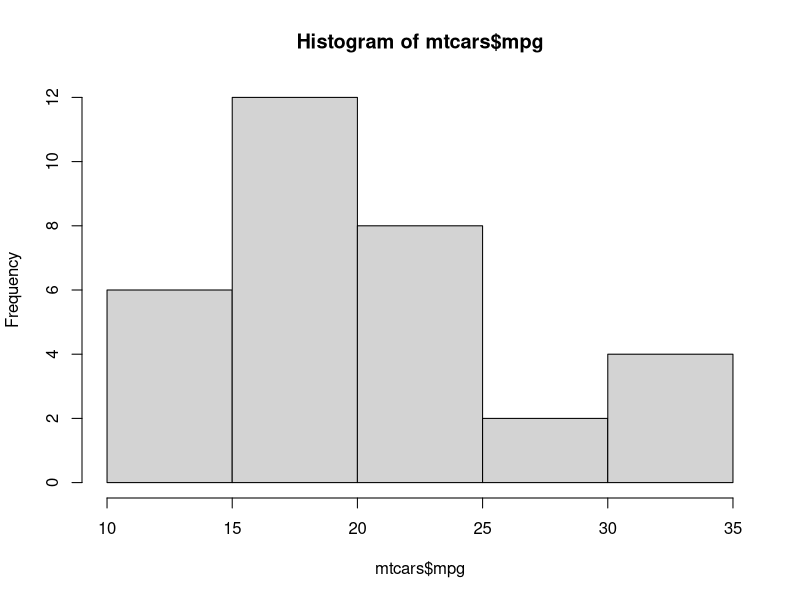
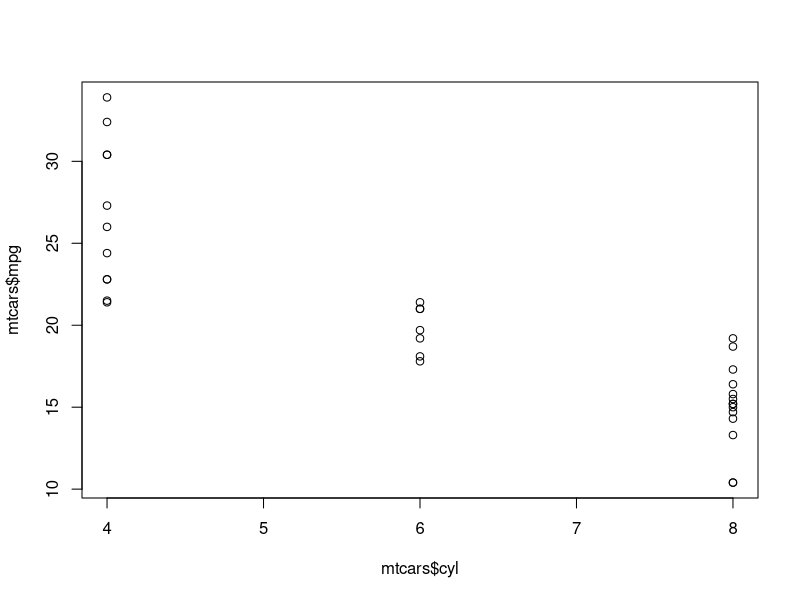
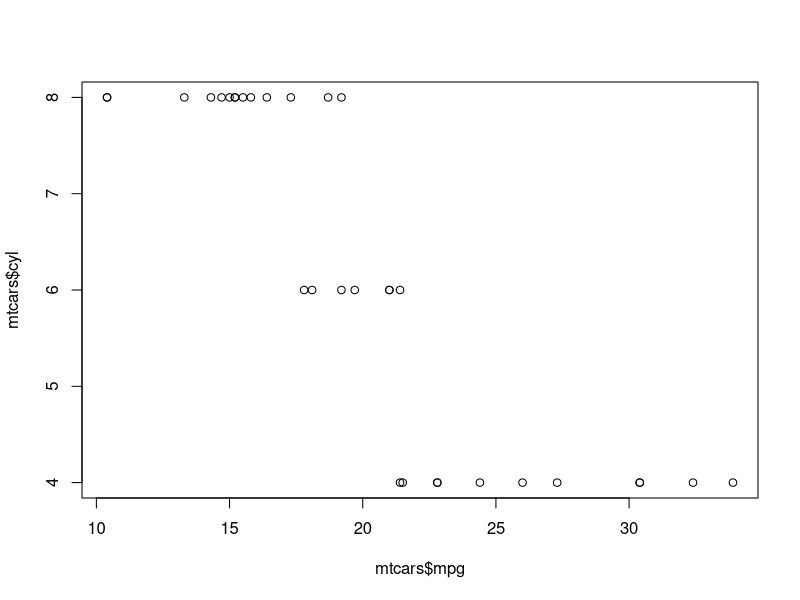

Generate these figures, in order, with R:
## ---- chunk 1
knitr::opts_chunk$set(echo = TRUE)
knitr::opts_chunk$set(fig.width=8, fig.height=6)
## ---- chunk 2
data(mtcars)
head(mtcars)
summary(mtcars)
hist(mtcars$mpg)
plot(mtcars$mpg ~ mtcars$cyl)
plot(mtcars$cyl ~ mtcars$mpg)
